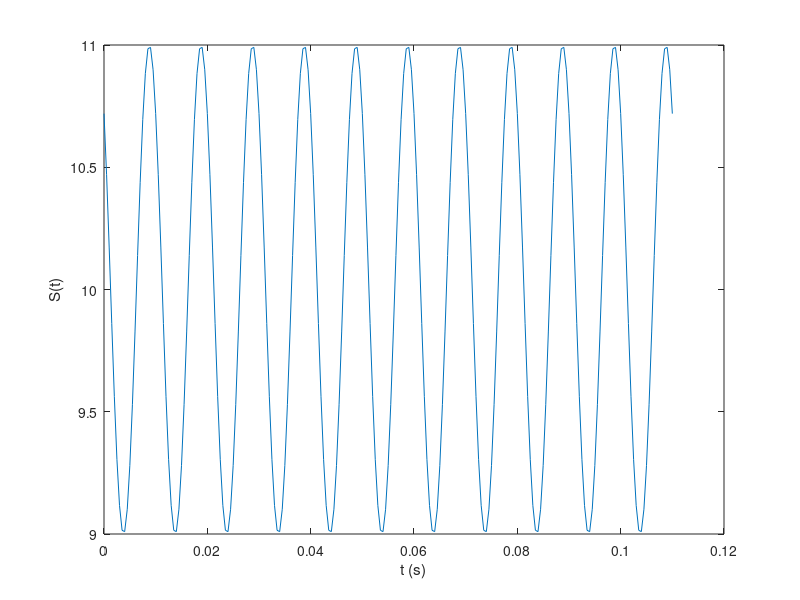

The MATLAB script that drew this image:
%amplitude scaling
Period=1/100; % 100 hz
Ts = 0.05*Period;
Fs = 1/Ts;   % Sampling frequency
t=0:Ts:11*Period;
L = length(t);             % Length of signal
S=10+cos(2*pi*100*t+44/180*pi);        % signal generation
plot(t,S)
xlabel('t (s)')
ylabel('S(t)')
